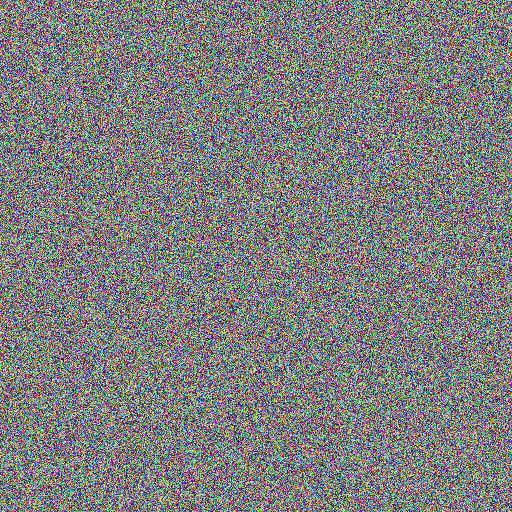
#> input picture High_End_WebApp/backend/uploads/session_20250925_071253_12441748_test_image.jpg, 512 x 512 px
$ python simple_test.py ../backend/uploads/session_20250925_071253_12441748_test_image.jpg out.png
#> lines starting #> are read from the running program, lines starting #| are printed output that depends on the picture
#> in load_and_display_image, image is the input picture: shape (512, 512, 3); mean B, G, R 127, 126.7, 127
#| Image shape: (512, 512, 3)
#| Image dtype: uint8
#| Value range: [0, 255]
#!/usr/bin/env python3
"""
Simple Test Script: Single Image Processing - Basic Features Only

This script demonstrates basic image preprocessing without advanced features
to avoid import issues while still showing the core functionality.
"""

import cv2
import numpy as np
from pathlib import Path
import matplotlib.pyplot as plt
from skimage import exposure
from scipy import ndimage


class SimpleImagePreprocessor:
    """Simplified image preprocessor with basic marine-optimized features."""

    def __init__(self):
        self.config = {
            'clahe_clip_limit': 4.0,  # Marine optimized
            'clahe_tile_grid_size': (6, 6),  # Marine optimized
            'retinex_sigma_list': [20, 100, 300],  # Marine optimized
            'gamma_correction': 1.3,  # Marine optimized
            'sharpening_strength': 0.7,  # Marine optimized
            'gaussian_blur_sigma': 0.8,
            'bilateral_d': 9,
            'bilateral_sigma_color': 75,
            'bilateral_sigma_space': 75,
        }

    def apply_clahe(self, image):
        """Apply CLAHE for contrast enhancement."""
        if len(image.shape) == 3:
            # Convert to LAB color space for better results
            lab = cv2.cvtColor(image, cv2.COLOR_RGB2LAB)
#> lab: shape (512, 512, 3); mean of channels 0, 1, 2 134.6, 128.4, 128
            l_channel, a_channel, b_channel = cv2.split(lab)
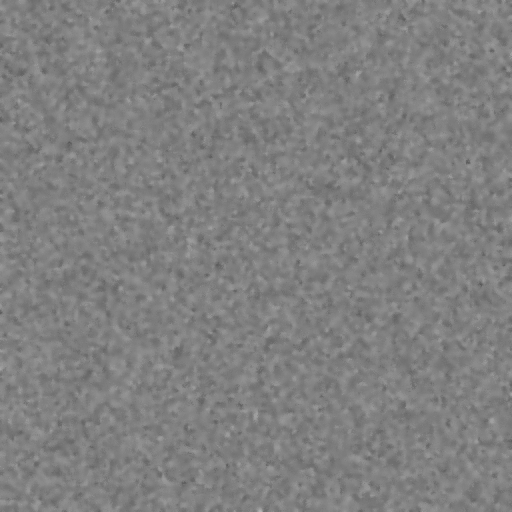
#> b_channel: shape (512, 512); min 86, max 179, mean 128

            # Apply CLAHE to L channel
            clahe = cv2.createCLAHE(
                clipLimit=self.config['clahe_clip_limit'],
                tileGridSize=self.config['clahe_tile_grid_size']
            )
            l_channel = clahe.apply(l_channel)
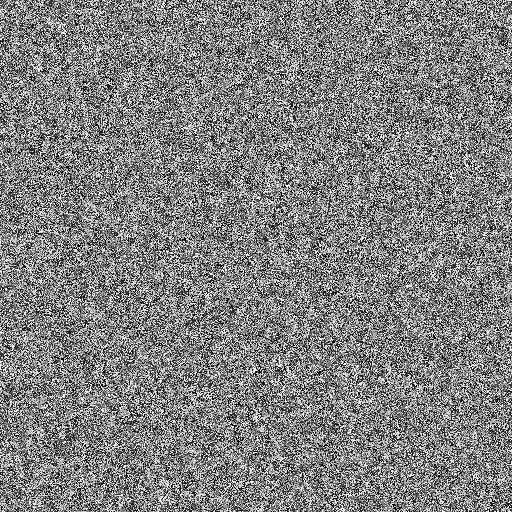
#> l_channel: shape (512, 512); min 0, max 255, mean 128.3

            # Merge and convert back
            enhanced_lab = cv2.merge([l_channel, a_channel, b_channel])
#> enhanced_lab: shape (512, 512, 3); mean of channels 0, 1, 2 128.3, 128.4, 128
            return cv2.cvtColor(enhanced_lab, cv2.COLOR_LAB2RGB)
        else:
            clahe = cv2.createCLAHE(
                clipLimit=self.config['clahe_clip_limit'],
                tileGridSize=self.config['clahe_tile_grid_size']
            )
            return clahe.apply(image)

    def apply_retinex(self, image):
        """Apply Multi-Scale Retinex for illumination correction."""
        img_float = image.astype(np.float64) / 255.0

        # Avoid log(0) by adding small epsilon
        img_float = np.maximum(img_float, 1e-4)

        # Apply MSR
        retinex_output = np.zeros_like(img_float)

        for sigma in self.config['retinex_sigma_list']:
            # Gaussian blur
            if len(img_float.shape) == 3:
                blurred = np.zeros_like(img_float)
                for i in range(img_float.shape[2]):
                    blurred[:, :, i] = ndimage.gaussian_filter(img_float[:, :, i], sigma=sigma)
            else:
                blurred = ndimage.gaussian_filter(img_float, sigma=sigma)

            # Avoid log(0)
            blurred = np.maximum(blurred, 1e-4)

            # Retinex calculation
            retinex_output += np.log(img_float) - np.log(blurred)
#> this loop made 3 passes
#> pass 1, in apply_retinex, `retinex_output += np.log(img_float) - np.log(blurred)`:
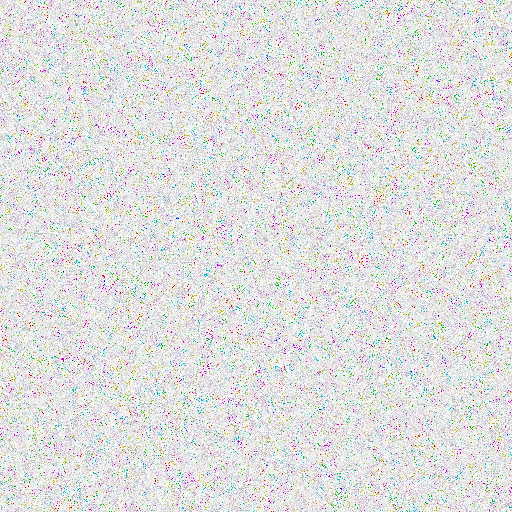
#> retinex_output: shape (512, 512, 3) float64; mean R, G, B -0.357, -0.333, -0.365; drawn with min black and max white

        retinex_output = retinex_output / len(self.config['retinex_sigma_list'])

        # Normalize to 0-255
        retinex_output = np.expm1(retinex_output)  # exp(x) - 1 for better numerical stability
        retinex_output = np.clip(retinex_output, 0, 1) * 255.0
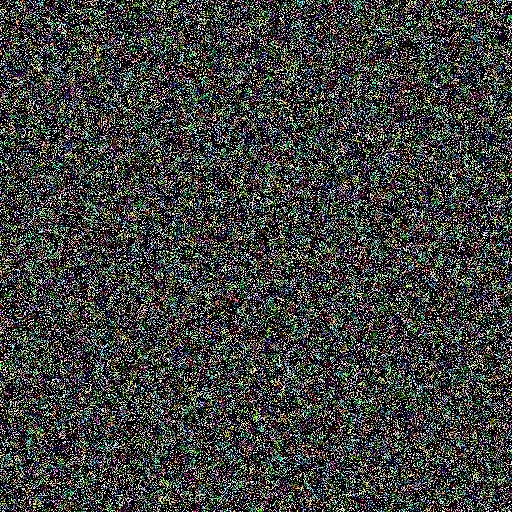
#> retinex_output: shape (512, 512, 3) float64; mean R, G, B 63.3, 65.3, 63

        return retinex_output.astype(np.uint8)
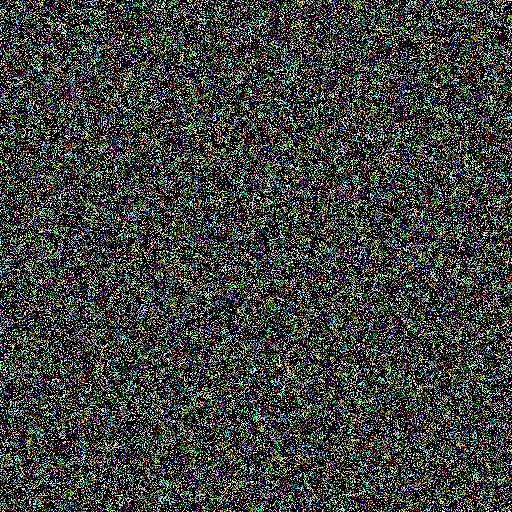
#> returned value: shape (512, 512, 3); mean of channels 0, 1, 2 63.1, 65, 62.7; drawn as B, G, R

    def apply_noise_reduction(self, image):
        """Apply bilateral filtering for noise reduction."""
        return cv2.bilateralFilter(
            image,
            self.config['bilateral_d'],
            self.config['bilateral_sigma_color'],
            self.config['bilateral_sigma_space']
        )

    def apply_gamma_correction(self, image):
        """Apply gamma correction for brightness adjustment."""
        gamma = self.config['gamma_correction']
        # Normalize to 0-1, apply gamma, then scale back
        normalized = image.astype(np.float32) / 255.0
        corrected = np.power(normalized, 1.0 / gamma)
        return (corrected * 255.0).astype(np.uint8)

    def apply_unsharp_masking(self, image):
        """Apply unsharp masking for image sharpening."""
        # Gaussian blur
        if len(image.shape) == 3:
            blurred = cv2.GaussianBlur(image, (0, 0), sigmaX=1.0)
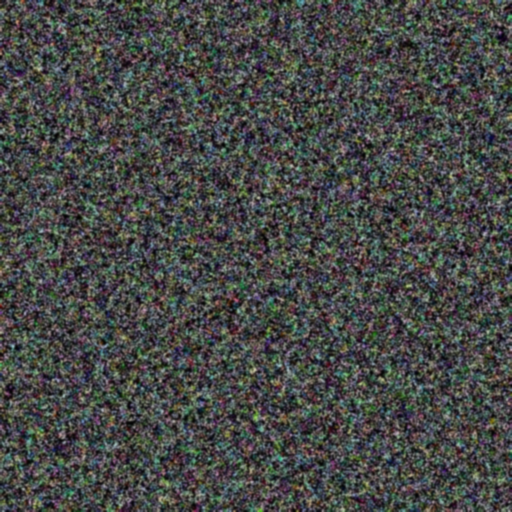
#> blurred: shape (512, 512, 3); mean R, G, B 70.6, 72.4, 70.3
        else:
            blurred = cv2.GaussianBlur(image, (0, 0), sigmaX=1.0)

        # Create unsharp mask
        unsharp_mask = cv2.addWeighted(image, 1.0 + self.config['sharpening_strength'],
                                      blurred, -self.config['sharpening_strength'], 0)
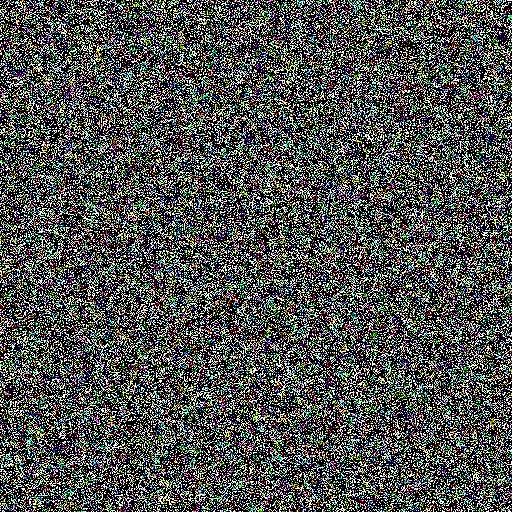
#> unsharp_mask: shape (512, 512, 3); mean R, G, B 82, 83.5, 82

        return np.clip(unsharp_mask, 0, 255).astype(np.uint8)

    def process_single_image(self, image):
        """Process a single image through the marine-optimized pipeline."""
        print("   - Applying noise reduction...")
        processed = self.apply_noise_reduction(image)

        print("   - Applying CLAHE for contrast enhancement...")
        processed = self.apply_clahe(processed)

        print("   - Applying Multi-Scale Retinex for illumination correction...")
        processed = self.apply_retinex(processed)

        print("   - Applying gamma correction...")
        processed = self.apply_gamma_correction(processed)

        print("   - Applying unsharp masking for sharpening...")
        processed = self.apply_unsharp_masking(processed)

        return processed


def load_and_display_image(image_path: str):
    """Load an image and display its properties."""
    image = cv2.imread(image_path)
    if image is None:
        raise ValueError(f"Could not load image from {image_path}")

    # Convert BGR to RGB for processing
    image = cv2.cvtColor(image, cv2.COLOR_BGR2RGB)

    print(f"Loaded image: {image_path}")
    print(f"Image shape: {image.shape}")
    print(f"Image dtype: {image.dtype}")
    print(f"Value range: [{image.min()}, {image.max()}]")

    return image


def save_comparison_plot(original, processed, output_path):
    """Save a side-by-side comparison plot."""
    fig, (ax1, ax2) = plt.subplots(1, 2, figsize=(15, 7))

    ax1.imshow(original)
    ax1.set_title('Original Image')
    ax1.axis('off')

    ax2.imshow(processed)
    ax2.set_title('Processed Image (Marine Optimized)')
    ax2.axis('off')

    plt.tight_layout()
    plt.savefig(output_path, dpi=150, bbox_inches='tight')
    print(f"Comparison plot saved to: {output_path}")
    plt.close()


def main():
    import sys

    # Check arguments
    if len(sys.argv) != 3:
        print("Usage: python simple_test.py <input_image> <output_image>")
        print("Example: python simple_test.py sample.jpg processed_sample.jpg")
        return

    input_path = sys.argv[1]
    output_path = sys.argv[2]

    print("=== Marine Fouling Image Preprocessing - Simple Test ===\n")

    try:
        # Load the input image
        print("1. Loading input image...")
        original_image = load_and_display_image(input_path)

        # Initialize the simplified preprocessor
        print("\n2. Initializing marine-optimized preprocessor...")
        preprocessor = SimpleImagePreprocessor()

        # Process the image through the pipeline
        print("3. Processing image through preprocessing pipeline...")
        processed_image = preprocessor.process_single_image(original_image)

        # Save the processed image
        print(f"\n4. Saving processed image to: {output_path}")
        output_dir = Path(output_path).parent
        output_dir.mkdir(parents=True, exist_ok=True)

        # Convert back to BGR for saving with OpenCV
        save_image_bgr = cv2.cvtColor(processed_image, cv2.COLOR_RGB2BGR)
        cv2.imwrite(output_path, save_image_bgr, [cv2.IMWRITE_JPEG_QUALITY, 95])

        # Create and save comparison plot
        print("5. Creating comparison plot...")
        comparison_path = str(Path(output_path).with_stem(Path(output_path).stem + '_comparison').with_suffix('.png'))
        save_comparison_plot(original_image, processed_image, comparison_path)

        print(f"\n✅ Processing completed successfully!")
        print(f"📁 Processed image saved to: {output_path}")
        print(f"📊 Comparison plot saved to: {comparison_path}")

        # Display processing statistics
        print(f"\n📈 Processing Statistics:")
        print(f"   Original image shape: {original_image.shape}")
#|    Original image shape: (512, 512, 3)
        print(f"   Processed image shape: {processed_image.shape}")
#|    Processed image shape: (512, 512, 3)
        print(f"   Original dtype: {original_image.dtype}")
#|    Original dtype: uint8
        print(f"   Processed dtype: {processed_image.dtype}")
#|    Processed dtype: uint8
        print(f"   Original value range: [{original_image.min()}, {original_image.max()}]")
#|    Original value range: [0, 255]
        print(f"   Processed value range: [{processed_image.min()}, {processed_image.max()}]")
#|    Processed value range: [0, 255]

        print(f"\n🌊 Applied Marine-Optimized Settings:")
        print(f"   - CLAHE clip limit: 4.0 (enhanced for underwater conditions)")
        print(f"   - CLAHE tile size: 6x6 (optimized for marine features)")
        print(f"   - Retinex scales: [20, 100, 300] (underwater illumination)")
        print(f"   - Gamma correction: 1.3 (marine brightness adjustment)")
        print(f"   - Sharpening strength: 0.7 (enhanced detail visibility)")

    except Exception as e:
        print(f"❌ Error during processing: {str(e)}")
        import traceback
        traceback.print_exc()
        return 1

    return 0


if __name__ == "__main__":
    exit(main())
#> (the program exits here)

$ run again, on High_End_WebApp/backend/uploads/session_20250925_072007_87668c05_debug_test_image.jpg
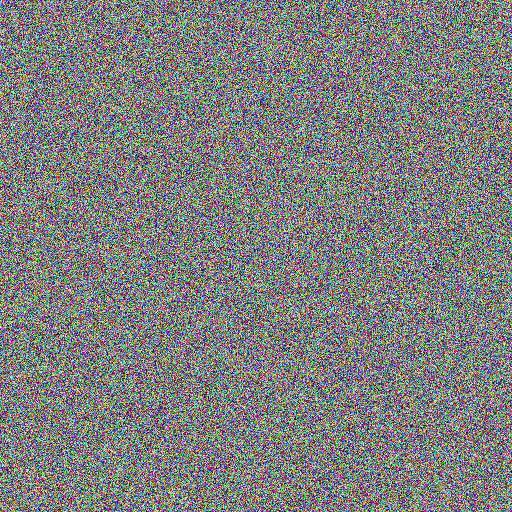
#> input picture High_End_WebApp/backend/uploads/session_20250925_072007_87668c05_debug_test_image.jpg, 512 x 512 px
#> in load_and_display_image, image is the input picture: shape (512, 512, 3); mean B, G, R 127.1, 127.1, 127
#| Image shape: (512, 512, 3)
#| Image dtype: uint8
#| Value range: [0, 255]
#> lab: shape (512, 512, 3); mean of channels 0, 1, 2 134.8, 128.3, 128
#> enhanced_lab: shape (512, 512, 3); mean of channels 0, 1, 2 128.3, 128.3, 128
#> in apply_unsharp_masking, `blurred = cv2.GaussianBlur(image, (0, 0), sigmaX=1.0)`:
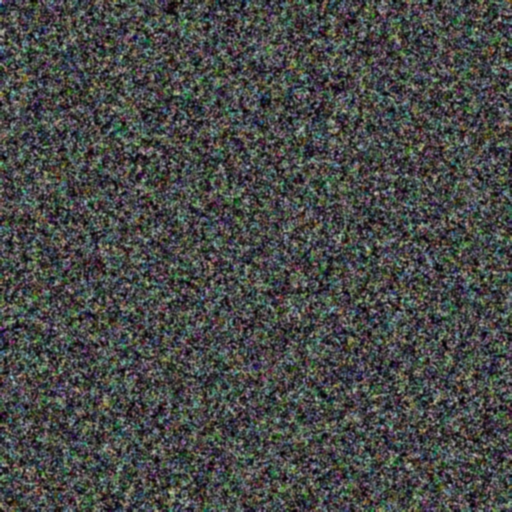
#> blurred: shape (512, 512, 3); mean R, G, B 70.6, 72.4, 70.3
#> in apply_unsharp_masking, `unsharp_mask = cv2.addWeighted(image, 1.0 + self.config['sharpening_st..`:
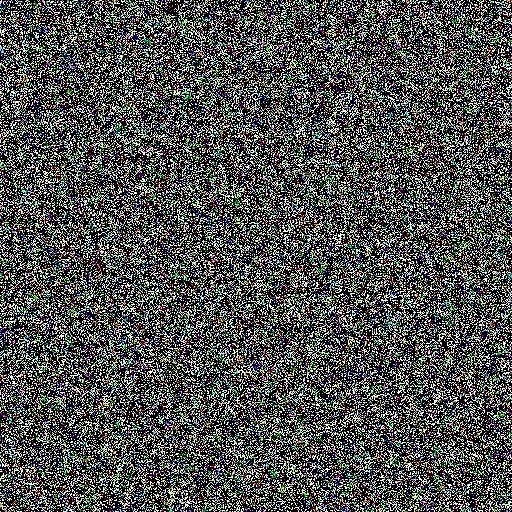
#> unsharp_mask: shape (512, 512, 3); mean R, G, B 81.9, 83.5, 82
#|    Original image shape: (512, 512, 3)
#|    Processed image shape: (512, 512, 3)
#|    Original dtype: uint8
#|    Processed dtype: uint8
#|    Original value range: [0, 255]
#|    Processed value range: [0, 255]

$ run again, on High_End_WebApp/backend/uploads/session_20250925_072420_ccaae59c_test_upload_image.jpg
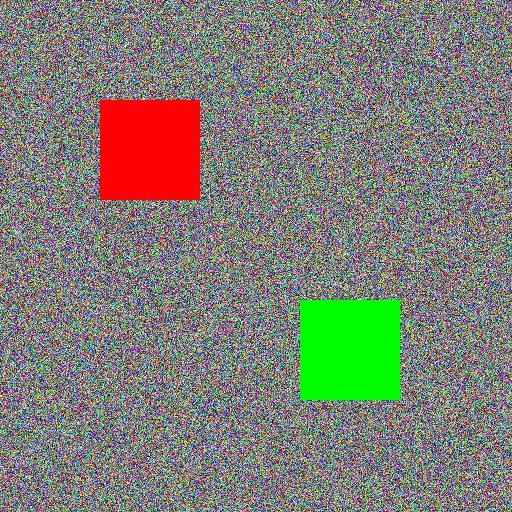
#> input picture High_End_WebApp/backend/uploads/session_20250925_072420_ccaae59c_test_upload_image.jpg, 512 x 512 px
#> in load_and_display_image, image is the input picture: shape (512, 512, 3); mean B, G, R 117.4, 127, 127.2
#| Image shape: (512, 512, 3)
#| Image dtype: uint8
#| Value range: [0, 255]
#> lab: shape (512, 512, 3); mean of channels 0, 1, 2 138.1, 128.1, 133.8
#> enhanced_lab: shape (512, 512, 3); mean of channels 0, 1, 2 132.5, 128.1, 133.8
#> after the loop in apply_retinex, `for sigma in self.config['retinex_sigma_list']:`:
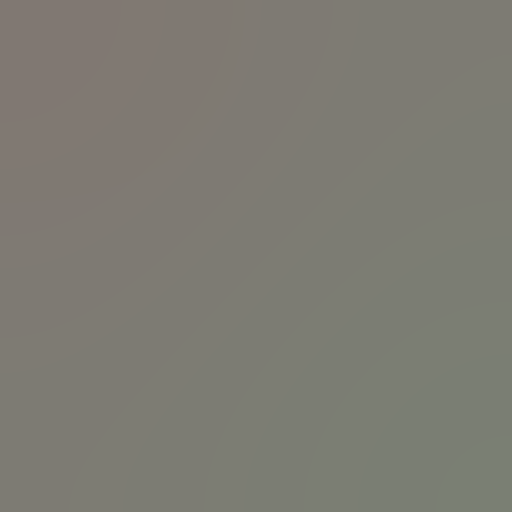
#> blurred: shape (512, 512, 3) float64; mean R, G, B 0.492, 0.486, 0.452
#> in apply_unsharp_masking, `unsharp_mask = cv2.addWeighted(image, 1.0 + self.config['sharpening_st..`:
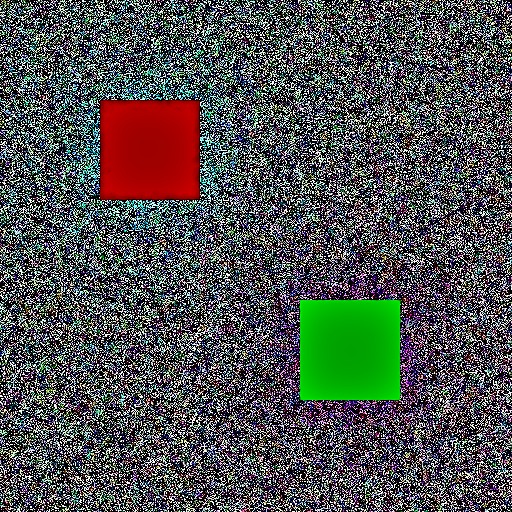
#> unsharp_mask: shape (512, 512, 3); mean R, G, B 79.7, 83, 81.1
#|    Original image shape: (512, 512, 3)
#|    Processed image shape: (512, 512, 3)
#|    Original dtype: uint8
#|    Processed dtype: uint8
#|    Original value range: [0, 255]
#|    Processed value range: [0, 255]
